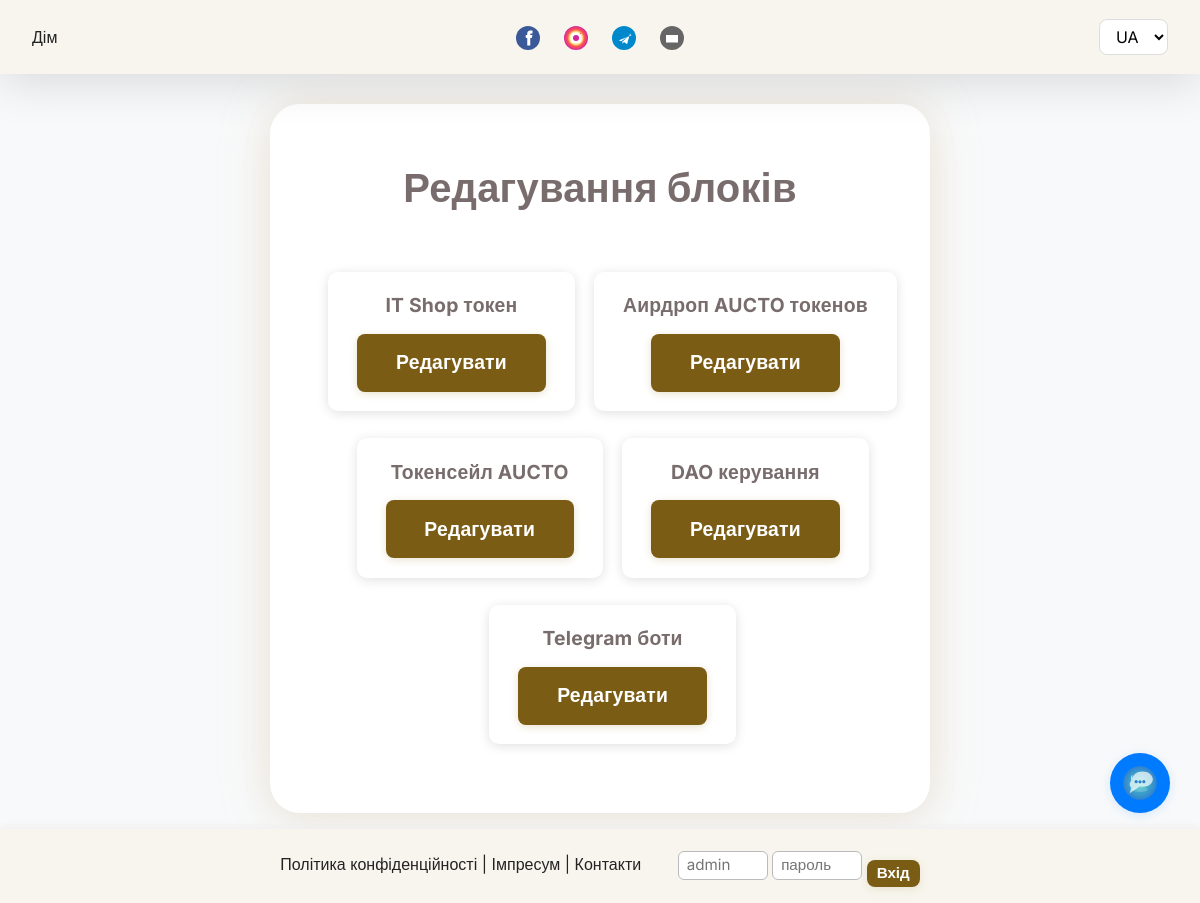
Page /admin/blocks (signed in) on the committed database.
### app/models.py (models this page shows)
class Block(db.Model):
    id = db.Column(db.Integer, primary_key=True)
    title = db.Column(db.String(128))
    content = db.Column(db.Text)
    image = db.Column(db.String(256))
    order = db.Column(db.Integer, default=1)
    is_active = db.Column(db.Boolean, default=True)
    slug = db.Column(db.String(64), unique=True)
    is_top = db.Column(db.Boolean, default=False)  # Нове поле: головний блок
    title_ua = db.Column(db.String(128))
    title_en = db.Column(db.String(128))
    title_de = db.Column(db.String(128))
    title_ru = db.Column(db.String(128))
    content_ua = db.Column(db.Text)
    content_en = db.Column(db.Text)
    content_de = db.Column(db.Text)
    content_ru = db.Column(db.Text)

### app/admin/routes.py (the view)
@admin.route('/blocks')
@admin_required
def blocks():
    blocks = Block.query.order_by(Block.order).all()
    return render_template('admin/edit_block.html', blocks=blocks)

### app/__init__.py (called while the page is built)
@login_manager.user_loader
def load_user(user_id):
    return User.query.get(int(user_id))

### app/admin/routes.py (called while the page is built)
def admin_required(func):
    from functools import wraps
    @wraps(func)
    def wrapper(*args, **kwargs):
        if not current_user.is_authenticated:
            return redirect(url_for('admin.login'))
        return func(*args, **kwargs)
    return wrapper

### app/templates/admin/edit_block.html (shortened to what this page needs)
{% extends 'base.html' %}
{% block content %}
<div class="page-container">
  <h1 style="text-align:center;margin-bottom:1.5em;">Редагування блоків</h1>
  {% if blocks %}
    <ul style="display:flex;flex-wrap:wrap;gap:1em;justify-content:center;padding:0;list-style:none;">
      {% for block in blocks %}
        <li style="background:#fff;border-radius:10px;box-shadow:0 2px 12px #e0e0e0;padding:1em 1.5em;min-width:220px;max-width:320px;text-align:center;">
          <b>{{ block.title }}</b><br>
          <a href="{{ url_for('admin.edit_block', block_id=block.id) }}" class="btn btn-primary" style="margin-top:0.7em;">Редагувати</a>
        </li>
      {% endfor %}
    </ul>
  {% endif %}
</div>
{% endblock %}

### app/static/css/style.css (style rules this page uses)
:root { --page-bg: #f8f9fa; --block-bg: #fff; --main-font: 'Inter', 'Montserrat', Arial, sans-serif; --page-accent: #7a5c15; --page-accent-light: #cfb78c; --header-footer-bg: #f7f5ed; }
body { background: var(--page-bg) !important; color: #100f0f; margin: 0; padding: 0; min-height: 100vh; font-family: var(--main-font); }
a, .block-card a, .block-card h3 a, .block-card p a { text-decoration: none !important; color: inherit; transition: color 0.18s; }
.page-content, .page-container { max-width: 660px; margin: 80px auto 90px auto; padding: 44px 28px 36px 28px; background: var(--block-bg); border-radius: 30px; box-shadow: 0 6px 32px 0 rgba(183, 151, 122, 0.08), 0 2px 48px 0 #dac7a258; color: #786c6c; font-size: 1.21em; line-height: 1.74; letter-spacing: 0.01em; text-align: left; word-break: break-word; }
.page-content h1, .page-content h2, .page-content h3, .page-container h1, .page-container h2, .page-container h3 { text-align: center; margin-top: 16px; margin-bottom: 30px; font-weight: 800; font-family: var(--main-font); }
.page-content ul, .page-content ol, .page-container ul, .page-container ol { text-align: left; display: block; margin: 1.3em 0 1.3em 1.3em; font-size: 1em; line-height: 1.5; padding-left: 1.5em; }
.page-content li, .page-container li { margin-bottom: 0.4em; text-align: left; }
.btn, .btn-primary { display: inline-block; background: var(--page-accent); color: #fff !important; border: none; border-radius: 12px; padding: 0.75em 2em; margin-top: 1em; font-size: 1em; font-weight: 700; cursor: pointer; text-decoration: none; transition: background 0.18s, color 0.16s; font-family: var(--main-font); box-shadow: 0 2px 8px #e9e2cf; }
.btn { font-family: var(--main-font) !important; font-weight: 600 !important; border-radius: 8px !important; transition: all 0.3s ease !important; text-decoration: none !important; display: inline-block !important; white-space: nowrap !important; }
.btn-primary { background-color: var(--page-accent) !important; border-color: var(--page-accent) !important; }

### app/static/css/ocean_bg.css (style rules this page uses)
body { background: #eaf6ff; }

### rows in the picture
Block: title "IT Shop токен"
Block: title "Аирдроп AUCTO токенов"
Block: title "Токенсейл AUCTO"
Block: title "DAO керування"
Block: title "Telegram боти"
